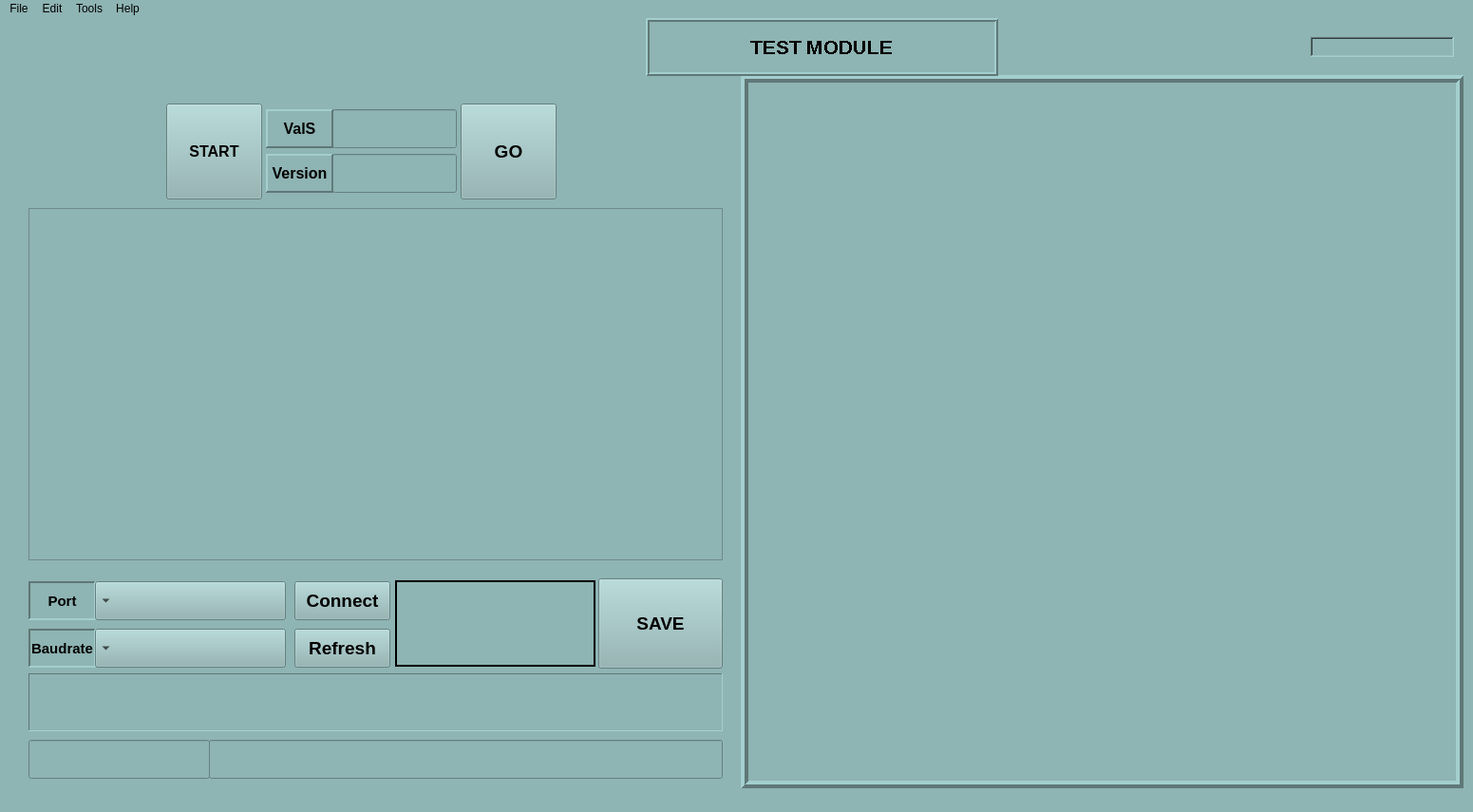
<?xml version="1.0" encoding="UTF-8"?>
<ui version="4.0">
 <class>APP</class>
 <widget class="QMainWindow" name="APP">
  <property name="geometry">
   <rect>
    <x>0</x>
    <y>0</y>
    <width>1551</width>
    <height>855</height>
   </rect>
  </property>
  <property name="windowTitle">
   <string>MainWindow</string>
  </property>
  <property name="toolTip">
   <string>&lt;html&gt;&lt;head/&gt;&lt;body&gt;&lt;p&gt;&lt;br/&gt;&lt;/p&gt;&lt;/body&gt;&lt;/html&gt;</string>
  </property>
  <property name="styleSheet">
   <string notr="true">background-color: rgb(142, 180, 179);</string>
  </property>
  <widget class="QWidget" name="centralwidget">
   <widget class="QLabel" name="image_label">
    <property name="geometry">
     <rect>
      <x>780</x>
      <y>60</y>
      <width>761</width>
      <height>751</height>
     </rect>
    </property>
    <property name="styleSheet">
     <string notr="true">border-color: rgb(0, 0, 0);
selection-color: rgb(0, 85, 255);</string>
    </property>
    <property name="frameShape">
     <enum>QFrame::Box</enum>
    </property>
    <property name="frameShadow">
     <enum>QFrame::Raised</enum>
    </property>
    <property name="lineWidth">
     <number>4</number>
    </property>
    <property name="text">
     <string/>
    </property>
    <property name="alignment">
     <set>Qt::AlignCenter</set>
    </property>
   </widget>
   <widget class="QLabel" name="title_label">
    <property name="geometry">
     <rect>
      <x>680</x>
      <y>0</y>
      <width>371</width>
      <height>61</height>
     </rect>
    </property>
    <property name="font">
     <font>
      <pointsize>16</pointsize>
      <weight>75</weight>
      <bold>true</bold>
      <stylestrategy>NoAntialias</stylestrategy>
     </font>
    </property>
    <property name="frameShape">
     <enum>QFrame::Box</enum>
    </property>
    <property name="frameShadow">
     <enum>QFrame::Raised</enum>
    </property>
    <property name="lineWidth">
     <number>2</number>
    </property>
    <property name="text">
     <string>TEST MODULE</string>
    </property>
    <property name="alignment">
     <set>Qt::AlignCenter</set>
    </property>
   </widget>
   <widget class="QLabel" name="time_label">
    <property name="geometry">
     <rect>
      <x>1380</x>
      <y>20</y>
      <width>151</width>
      <height>21</height>
     </rect>
    </property>
    <property name="font">
     <font>
      <pointsize>10</pointsize>
      <weight>50</weight>
      <bold>false</bold>
     </font>
    </property>
    <property name="frameShape">
     <enum>QFrame::WinPanel</enum>
    </property>
    <property name="frameShadow">
     <enum>QFrame::Sunken</enum>
    </property>
    <property name="lineWidth">
     <number>2</number>
    </property>
    <property name="text">
     <string/>
    </property>
   </widget>
   <widget class="QWidget" name="widget" native="true">
    <property name="geometry">
     <rect>
      <x>170</x>
      <y>90</y>
      <width>421</width>
      <height>101</height>
     </rect>
    </property>
    <widget class="QPushButton" name="start_button">
     <property name="geometry">
      <rect>
       <x>5</x>
       <y>0</y>
       <width>101</width>
       <height>101</height>
      </rect>
     </property>
     <property name="font">
      <font>
       <pointsize>12</pointsize>
       <weight>75</weight>
       <bold>true</bold>
      </font>
     </property>
     <property name="styleSheet">
      <string notr="true"/>
     </property>
     <property name="text">
      <string>START</string>
     </property>
     <property name="checkable">
      <bool>false</bool>
     </property>
    </widget>
    <widget class="QPushButton" name="test_button">
     <property name="geometry">
      <rect>
       <x>315</x>
       <y>0</y>
       <width>101</width>
       <height>101</height>
      </rect>
     </property>
     <property name="font">
      <font>
       <pointsize>14</pointsize>
       <weight>75</weight>
       <bold>true</bold>
      </font>
     </property>
     <property name="styleSheet">
      <string notr="true"/>
     </property>
     <property name="text">
      <string>GO</string>
     </property>
     <property name="checkable">
      <bool>false</bool>
     </property>
     <property name="autoDefault">
      <bool>false</bool>
     </property>
    </widget>
    <widget class="QLineEdit" name="value_edit">
     <property name="geometry">
      <rect>
       <x>180</x>
       <y>6</y>
       <width>131</width>
       <height>41</height>
      </rect>
     </property>
     <property name="sizePolicy">
      <sizepolicy hsizetype="Expanding" vsizetype="Fixed">
       <horstretch>0</horstretch>
       <verstretch>0</verstretch>
      </sizepolicy>
     </property>
     <property name="font">
      <font>
       <pointsize>12</pointsize>
       <weight>75</weight>
       <bold>true</bold>
      </font>
     </property>
     <property name="styleSheet">
      <string notr="true"/>
     </property>
     <property name="inputMask">
      <string notr="true"/>
     </property>
     <property name="alignment">
      <set>Qt::AlignCenter</set>
     </property>
    </widget>
    <widget class="QLabel" name="version_button">
     <property name="geometry">
      <rect>
       <x>110</x>
       <y>53</y>
       <width>71</width>
       <height>41</height>
      </rect>
     </property>
     <property name="font">
      <font>
       <pointsize>12</pointsize>
       <weight>75</weight>
       <bold>true</bold>
      </font>
     </property>
     <property name="frameShape">
      <enum>QFrame::Panel</enum>
     </property>
     <property name="frameShadow">
      <enum>QFrame::Raised</enum>
     </property>
     <property name="lineWidth">
      <number>2</number>
     </property>
     <property name="text">
      <string>Version</string>
     </property>
     <property name="alignment">
      <set>Qt::AlignCenter</set>
     </property>
    </widget>
    <widget class="QLabel" name="vals_button">
     <property name="geometry">
      <rect>
       <x>110</x>
       <y>6</y>
       <width>71</width>
       <height>41</height>
      </rect>
     </property>
     <property name="font">
      <font>
       <pointsize>12</pointsize>
       <weight>75</weight>
       <bold>true</bold>
      </font>
     </property>
     <property name="frameShape">
      <enum>QFrame::Panel</enum>
     </property>
     <property name="frameShadow">
      <enum>QFrame::Raised</enum>
     </property>
     <property name="lineWidth">
      <number>2</number>
     </property>
     <property name="text">
      <string>ValS</string>
     </property>
     <property name="alignment">
      <set>Qt::AlignCenter</set>
     </property>
    </widget>
    <widget class="QLineEdit" name="version_edit">
     <property name="geometry">
      <rect>
       <x>180</x>
       <y>53</y>
       <width>131</width>
       <height>41</height>
      </rect>
     </property>
     <property name="font">
      <font>
       <pointsize>11</pointsize>
       <weight>75</weight>
       <bold>true</bold>
      </font>
     </property>
     <property name="alignment">
      <set>Qt::AlignCenter</set>
     </property>
    </widget>
   </widget>
   <widget class="QWidget" name="widget_2" native="true">
    <property name="geometry">
     <rect>
      <x>20</x>
      <y>200</y>
      <width>741</width>
      <height>371</height>
     </rect>
    </property>
    <widget class="QLabel" name="info_label">
     <property name="geometry">
      <rect>
       <x>10</x>
       <y>0</y>
       <width>731</width>
       <height>371</height>
      </rect>
     </property>
     <property name="font">
      <font>
       <pointsize>14</pointsize>
       <weight>75</weight>
       <bold>true</bold>
       <underline>false</underline>
      </font>
     </property>
     <property name="mouseTracking">
      <bool>true</bool>
     </property>
     <property name="frameShape">
      <enum>QFrame::StyledPanel</enum>
     </property>
     <property name="text">
      <string/>
     </property>
     <property name="alignment">
      <set>Qt::AlignCenter</set>
     </property>
    </widget>
   </widget>
   <widget class="QWidget" name="widget_4" native="true">
    <property name="geometry">
     <rect>
      <x>20</x>
      <y>590</y>
      <width>741</width>
      <height>211</height>
     </rect>
    </property>
    <widget class="QPushButton" name="refresh_button">
     <property name="geometry">
      <rect>
       <x>290</x>
       <y>53</y>
       <width>101</width>
       <height>41</height>
      </rect>
     </property>
     <property name="font">
      <font>
       <pointsize>14</pointsize>
       <weight>75</weight>
       <bold>true</bold>
      </font>
     </property>
     <property name="styleSheet">
      <string notr="true"/>
     </property>
     <property name="text">
      <string>Refresh</string>
     </property>
     <property name="checkable">
      <bool>false</bool>
     </property>
    </widget>
    <widget class="QPushButton" name="connect_button">
     <property name="geometry">
      <rect>
       <x>290</x>
       <y>3</y>
       <width>101</width>
       <height>41</height>
      </rect>
     </property>
     <property name="font">
      <font>
       <pointsize>14</pointsize>
       <weight>75</weight>
       <bold>true</bold>
      </font>
     </property>
     <property name="styleSheet">
      <string notr="true"/>
     </property>
     <property name="text">
      <string>Connect</string>
     </property>
     <property name="checkable">
      <bool>false</bool>
     </property>
    </widget>
    <widget class="QLabel" name="port_label">
     <property name="geometry">
      <rect>
       <x>10</x>
       <y>3</y>
       <width>71</width>
       <height>41</height>
      </rect>
     </property>
     <property name="font">
      <font>
       <pointsize>11</pointsize>
       <weight>75</weight>
       <bold>true</bold>
      </font>
     </property>
     <property name="frameShape">
      <enum>QFrame::Panel</enum>
     </property>
     <property name="frameShadow">
      <enum>QFrame::Sunken</enum>
     </property>
     <property name="lineWidth">
      <number>2</number>
     </property>
     <property name="text">
      <string>Port</string>
     </property>
     <property name="alignment">
      <set>Qt::AlignCenter</set>
     </property>
    </widget>
    <widget class="QComboBox" name="port_box">
     <property name="geometry">
      <rect>
       <x>80</x>
       <y>3</y>
       <width>201</width>
       <height>41</height>
      </rect>
     </property>
     <property name="font">
      <font>
       <pointsize>10</pointsize>
       <weight>75</weight>
       <bold>true</bold>
      </font>
     </property>
     <property name="layoutDirection">
      <enum>Qt::RightToLeft</enum>
     </property>
    </widget>
    <widget class="QLabel" name="baudrate_label">
     <property name="geometry">
      <rect>
       <x>10</x>
       <y>53</y>
       <width>71</width>
       <height>41</height>
      </rect>
     </property>
     <property name="font">
      <font>
       <pointsize>11</pointsize>
       <weight>75</weight>
       <bold>true</bold>
      </font>
     </property>
     <property name="frameShape">
      <enum>QFrame::Panel</enum>
     </property>
     <property name="frameShadow">
      <enum>QFrame::Sunken</enum>
     </property>
     <property name="lineWidth">
      <number>2</number>
     </property>
     <property name="text">
      <string>Baudrate</string>
     </property>
     <property name="alignment">
      <set>Qt::AlignCenter</set>
     </property>
    </widget>
    <widget class="QComboBox" name="baudrate_box">
     <property name="geometry">
      <rect>
       <x>80</x>
       <y>53</y>
       <width>201</width>
       <height>41</height>
      </rect>
     </property>
     <property name="font">
      <font>
       <pointsize>10</pointsize>
       <weight>75</weight>
       <bold>true</bold>
      </font>
     </property>
     <property name="layoutDirection">
      <enum>Qt::RightToLeft</enum>
     </property>
    </widget>
    <widget class="QLineEdit" name="Final_result_box">
     <property name="geometry">
      <rect>
       <x>200</x>
       <y>170</y>
       <width>541</width>
       <height>41</height>
      </rect>
     </property>
     <property name="font">
      <font>
       <pointsize>10</pointsize>
       <weight>75</weight>
       <bold>true</bold>
      </font>
     </property>
     <property name="frame">
      <bool>true</bool>
     </property>
     <property name="alignment">
      <set>Qt::AlignLeading|Qt::AlignLeft|Qt::AlignVCenter</set>
     </property>
    </widget>
    <widget class="QLineEdit" name="id_Edit">
     <property name="geometry">
      <rect>
       <x>10</x>
       <y>170</y>
       <width>191</width>
       <height>41</height>
      </rect>
     </property>
     <property name="font">
      <font>
       <pointsize>10</pointsize>
       <weight>75</weight>
       <bold>true</bold>
      </font>
     </property>
     <property name="frame">
      <bool>true</bool>
     </property>
     <property name="alignment">
      <set>Qt::AlignCenter</set>
     </property>
    </widget>
    <widget class="QTextBrowser" name="textBrowser">
     <property name="geometry">
      <rect>
       <x>10</x>
       <y>100</y>
       <width>731</width>
       <height>61</height>
      </rect>
     </property>
     <property name="frameShape">
      <enum>QFrame::Panel</enum>
     </property>
     <property name="lineWidth">
      <number>1</number>
     </property>
    </widget>
    <widget class="QPushButton" name="save_button">
     <property name="geometry">
      <rect>
       <x>610</x>
       <y>0</y>
       <width>131</width>
       <height>95</height>
      </rect>
     </property>
     <property name="font">
      <font>
       <pointsize>14</pointsize>
       <weight>75</weight>
       <bold>true</bold>
      </font>
     </property>
     <property name="styleSheet">
      <string notr="true"/>
     </property>
     <property name="text">
      <string>SAVE</string>
     </property>
     <property name="checkable">
      <bool>false</bool>
     </property>
    </widget>
    <widget class="QLabel" name="result_label">
     <property name="geometry">
      <rect>
       <x>396</x>
       <y>2</y>
       <width>211</width>
       <height>91</height>
      </rect>
     </property>
     <property name="font">
      <font>
       <pointsize>12</pointsize>
       <weight>75</weight>
       <bold>true</bold>
      </font>
     </property>
     <property name="frameShape">
      <enum>QFrame::Panel</enum>
     </property>
     <property name="lineWidth">
      <number>2</number>
     </property>
     <property name="text">
      <string/>
     </property>
     <property name="alignment">
      <set>Qt::AlignCenter</set>
     </property>
    </widget>
   </widget>
  </widget>
  <widget class="QStatusBar" name="statusbar"/>
  <widget class="QMenuBar" name="menubar">
   <property name="geometry">
    <rect>
     <x>0</x>
     <y>0</y>
     <width>1551</width>
     <height>21</height>
    </rect>
   </property>
   <widget class="QMenu" name="menuFile">
    <property name="title">
     <string>File</string>
    </property>
    <addaction name="actionNew"/>
    <addaction name="actionExit"/>
    <addaction name="actionSave"/>
    <addaction name="actionSave_as"/>
   </widget>
   <widget class="QMenu" name="menuEdit">
    <property name="title">
     <string>Edit</string>
    </property>
   </widget>
   <widget class="QMenu" name="menuTools">
    <property name="title">
     <string>Tools</string>
    </property>
   </widget>
   <widget class="QMenu" name="menuHelp">
    <property name="title">
     <string>Help</string>
    </property>
    <addaction name="actionAbout"/>
   </widget>
   <addaction name="menuFile"/>
   <addaction name="menuEdit"/>
   <addaction name="menuTools"/>
   <addaction name="menuHelp"/>
  </widget>
  <action name="actionNew">
   <property name="text">
    <string>New</string>
   </property>
  </action>
  <action name="actionExit">
   <property name="text">
    <string>Load</string>
   </property>
  </action>
  <action name="actionSave">
   <property name="text">
    <string>Save</string>
   </property>
  </action>
  <action name="actionSave_as">
   <property name="text">
    <string>Save as</string>
   </property>
  </action>
  <action name="actionAbout">
   <property name="text">
    <string>About</string>
   </property>
  </action>
 </widget>
 <resources/>
 <connections/>
</ui>
